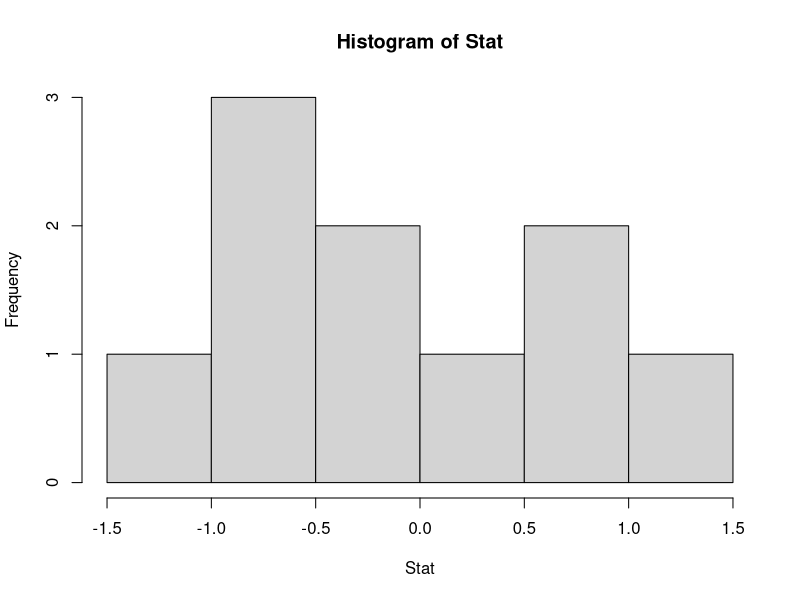
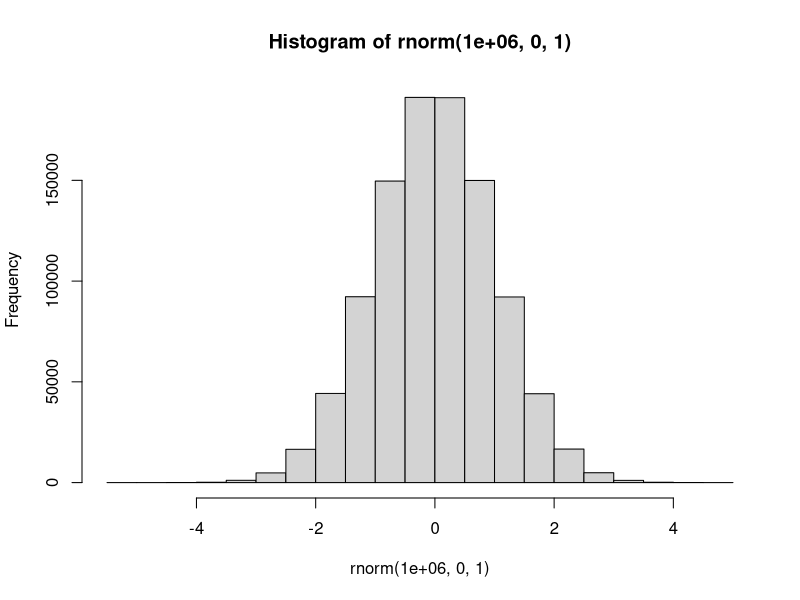
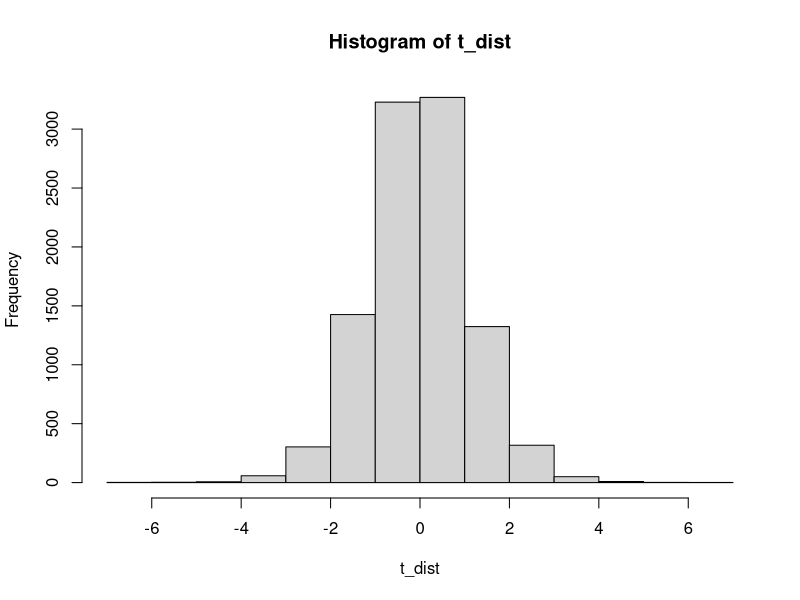
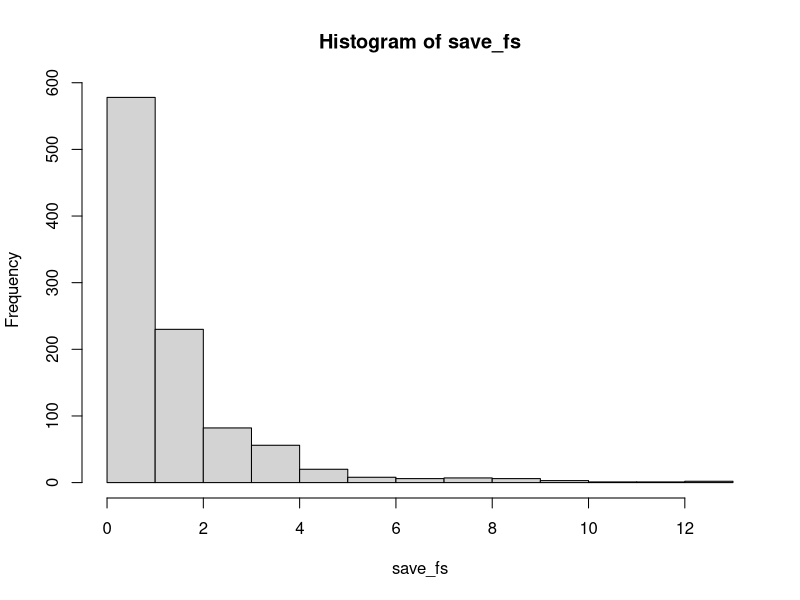

Here is the R script that generated these plots, in order:
## ---- chunk 1
knitr::opts_chunk$set(message=FALSE,warning=FALSE, cache=TRUE)
## ---- chunk 2
Stat<-rnorm(10,0,1)
hist(Stat)

# More normal
hist(rnorm(1000000,0,1))


#Replicate
replicate(100,rnorm(10,0,1))
## ---- chunk 3

#get sample mean
mean(Stat)

#Use a for loop
savemeans<-c()
for(i in 1:1000){
  savemeans[i]<-mean(rnorm(10,0,1))

}

null <- replicate(10000,mean(rnorm(10,0,1)-mean(rnorm(10,0,1))))                
## ---- chunk 4

Crit_val<- sort(null)
Crit_val[9500]

#nondirectional
Absolute_cv <- sort(abs(null))
Absolute_cv[9500]
## ---- chunk 5
t_dist <- replicate(10000,t.test(rnorm(10,0,1))$statistic)

hist(t_dist)

length(t_dist[t_dist<.5])/10000
length(t_dist[t_dist<1])/10000
length(t_dist[t_dist<1.5])/10000
length(t_dist[t_dist<2])/10000
length(t_dist[t_dist<2.5])/10000


#With a loop
ts <- c(.5,1,1.5,2,2.5)
sim_t <- c()
for(i in ts){
  sim_t <- c(sim_t,length(t_dist[t_dist >= i])/10000)
}
  
sim_t-(1-pt(ts,9))
## ---- chunk 6
null <- replicate(10000,cor(rnorm(10,0,1),rnorm(10,0,1)))
sorted_null <- sort(abs(null))
sorted_null[9500]
null <- replicate(10000,cor(rnorm(100,0,1),rnorm(100,0,1)))
sorted_null <- sort(abs(null))
sorted_null[9500]

run_anova<-function(){
  A<-rnorm(4,0,1)
  B<-rnorm(4,0,1)
  C<-rnorm(4,0,1)
  
  
con<-rep(c("A","B","C"),each=4)
DV<-c(A,B,C)
df<-data.frame(con,DV)
sum_out<-summary(aov(DV~con,df))
return(sum_out[[1]]$`F value`[1])

}

save_fs<-replicate(1000,run_anova())
hist(save_fs)

sort(save_fs)[9500]

qf(.95,2,9)

